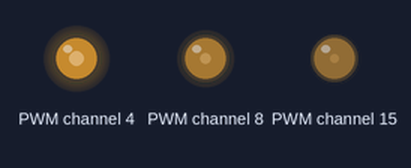
The program below on a simulated Raspberry Pi (BCM pin numbers). On the bench: output pins drawn as LEDs (lit = HIGH). At 2.0 s the program stops and its outputs stay as they are.

Above: at 0.1 s.
At 2.1 s:
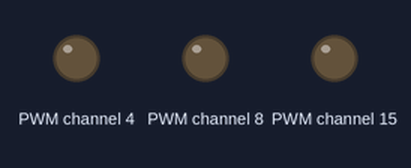
Timing chart, 0 to 3.5 s (numbered marks = the images above):
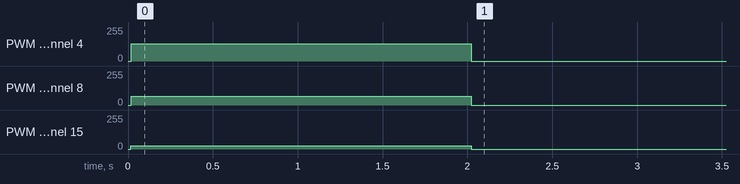

The program:

pwm-hat.py
```python
#!/usr/bin/python3
# Datei pwm-hat.py
import Adafruit_PCA9685
import time

pwm = Adafruit_PCA9685.PCA9685()
pwm.set_pwm_freq(60) # 60 Hz
pwm.set_pwm(15, 0, 410) # 10 % Duty Cycle
pwm.set_pwm(8, 0, 1024) # 25 % Duty Cycle
pwm.set_pwm(4, 0, 2048) # 50 % Duty Cycle
time.sleep(2)
pwm.set_all_pwm(0, 0)
```

Measured:
- by itself, PWM channel 4: 0/255 → 128/255 at 0.02 s, → 0/255 2.0 s later
- by itself, PWM channel 8: 0/255 → 64/255 at 0.02 s, → 0/255 2.0 s later
- by itself, PWM channel 15: 0/255 → 26/255 at 0.02 s, → 0/255 2.0 s later
